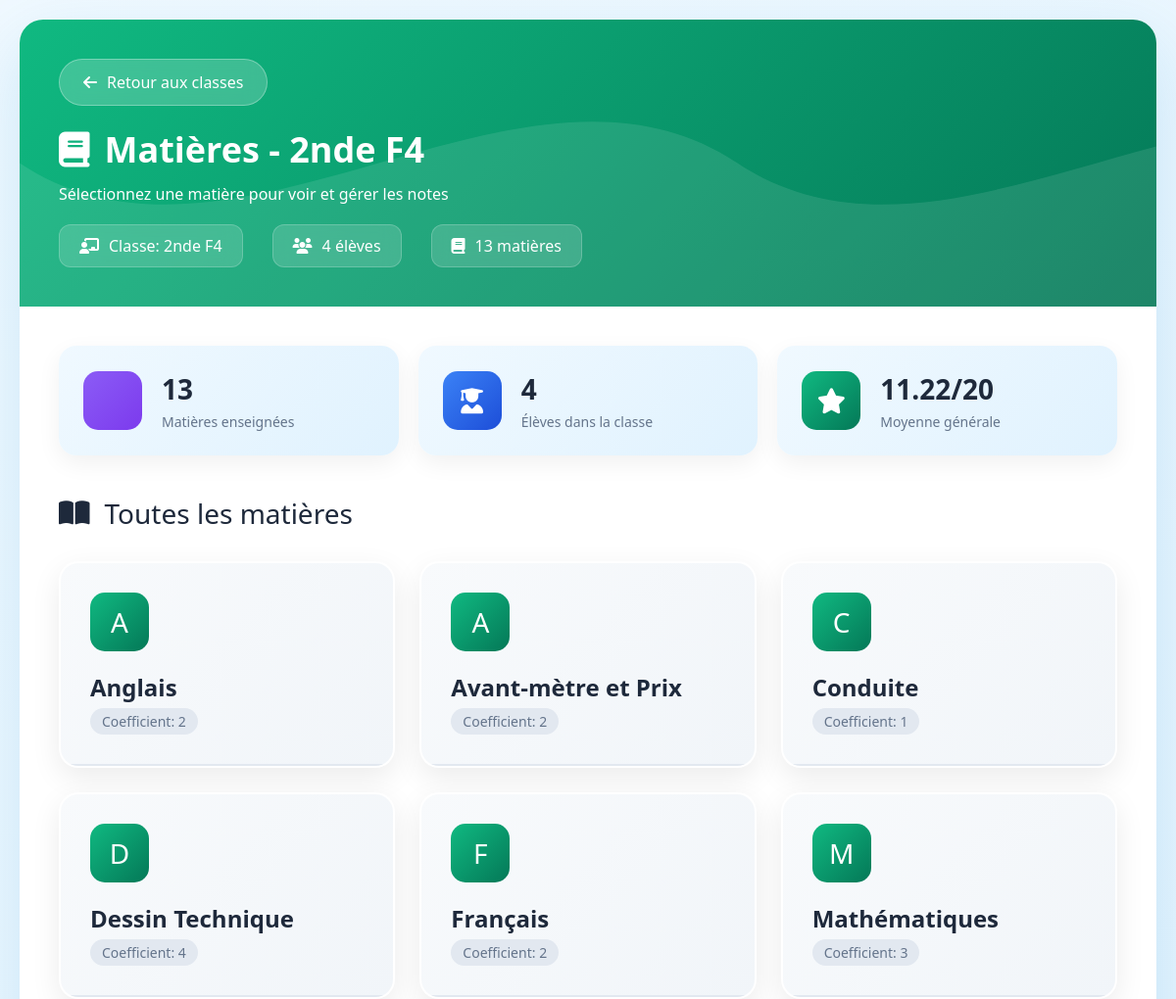
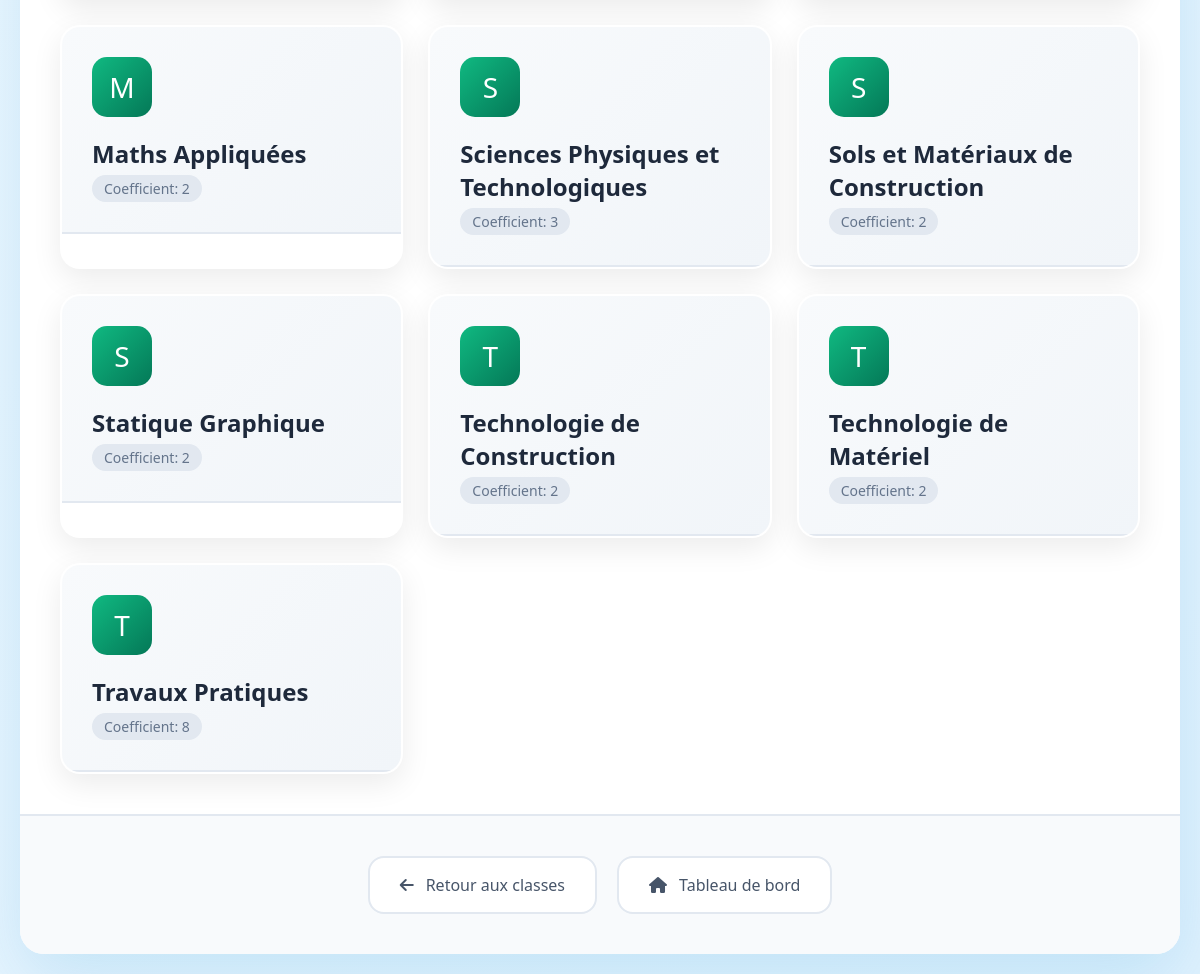
The app's page /Ecole/notes/matieres.php?classe_id=6 (signed in) with its own data (2 pictures, top to bottom).
### tables this page shows
CREATE TABLE `classes` (
  `id` int(11) NOT NULL,
  `nom_classe` varchar(20) NOT NULL
);

CREATE TABLE `classe_matiere` (
  `id` int(11) NOT NULL,
  `classe_id` int(11) NOT NULL,
  `matiere_id` int(11) NOT NULL,
  `coefficient` int(11) DEFAULT 1
);

CREATE TABLE `matieres` (
  `id` int(11) NOT NULL,
  `nom_matiere` varchar(50) DEFAULT NULL,
  `coefficient` int(11) DEFAULT 1
);

### Ecole/notes/matieres.php (the view, shortened to what this page needs)
<?php
require_once '../config/database.php';
$classe_id = (int)$_GET['classe_id'];
$stmt = $pdo->prepare("SELECT * FROM classes WHERE id = ?");
$stmt->execute([$classe_id]);
$classe = $stmt->fetch();
$stmt = $pdo->prepare("
    SELECT
        m.id,
        m.nom_matiere,
        cm.coefficient
    FROM matieres m
    INNER JOIN classe_matiere cm ON cm.matiere_id = m.id
    WHERE cm.classe_id = ?
    ORDER BY m.nom_matiere
");
$stmt->execute([$classe_id]);
$matieres = $stmt->fetchAll(PDO::FETCH_ASSOC);
$stmt = $pdo->prepare("
    SELECT
        m.id,
        COUNT(n.id) AS nb_notes,
        AVG(n.note) AS moyenne,
        COUNT(DISTINCT n.eleve_id) AS nb_eleves_notes
    FROM matieres m
    INNER JOIN classe_matiere cm ON cm.matiere_id = m.id
    LEFT JOIN notes n
        ON n.matiere_id = m.id
    LEFT JOIN eleves e
        ON e.id = n.eleve_id AND e.classe_id = ?
    WHERE cm.classe_id = ?
    GROUP BY m.id
");
$stmt->execute([$classe_id, $classe_id]);
$stats_bruts = $stmt->fetchAll(PDO::FETCH_ASSOC);
$stats_matieres = [];
foreach ($stats_bruts as $row) {
    $stats_matieres[$row['id']] = [
        'nb_notes' => (int)$row['nb_notes'],
        'moyenne' => (float)$row['moyenne'],
        'nb_eleves_notes' => (int)$row['nb_eleves_notes']
    ];
}
$stmt = $pdo->prepare("SELECT COUNT(*) FROM eleves WHERE classe_id = ?");
$stmt->execute([$classe_id]);
$nb_eleves = $stmt->fetchColumn();
?>
<!DOCTYPE html>
<html lang="fr">
<head>
    <link rel="stylesheet" href="https://cdnjs.cloudflare.com/ajax/libs/font-awesome/6.4.0/css/all.min.css">
</head>
<body>
    <div class="container">
        <div class="header">
            <div class="header-content">
                <a href="classes.php" class="back-btn">
                    <i class="fas fa-arrow-left"></i>
                    Retour aux classes
                </a>
                <h1><i class="fas fa-book"></i> Matières - <?php echo htmlspecialchars($classe['nom_classe']); ?></h1>
                <p>Sélectionnez une matière pour voir et gérer les notes</p>
                <div class="header-info">
                    <div class="info-item">
                        <i class="fas fa-chalkboard-teacher"></i>
                        <span>Classe: <?php echo htmlspecialchars($classe['nom_classe']); ?></span>
                    </div>
                    <div class="info-item">
                        <i class="fas fa-users"></i>
                        <span><?php echo $nb_eleves; ?> élèves</span>
                    </div>
                    <div class="info-item">
                        <i class="fas fa-book"></i>
                        <span><?php echo count($matieres); ?> matières</span>
                    </div>
                </div>
            </div>
        </div>
        <div class="content">
            <div class="class-stats">
                <div class="class-stat-card">
                    <div class="class-stat-icon subjects">
                    </div>
                    <div class="class-stat-content">
                        <h3><?php echo count($matieres); ?></h3>
                        <p>Matières enseignées</p>
                    </div>
                </div>
                <div class="class-stat-card">
                    <div class="class-stat-icon students">
                        <i class="fas fa-user-graduate"></i>
                    </div>
                    <div class="class-stat-content">
                        <h3><?php echo $nb_eleves; ?></h3>
                        <p>Élèves dans la classe</p>
                    </div>
                </div>
                <div class="class-stat-card">
                    <div class="class-stat-icon avg">
                        <i class="fas fa-star"></i>
                    </div>
                    <div class="class-stat-content">
                        <h3>
                            <?php
                            $total_notes = 0;
                            $somme_notes = 0;
                            foreach ($stats_matieres as $stat) {
                                $total_notes += $stat['nb_notes'];
                                $somme_notes += $stat['moyenne'] * $stat['nb_notes'];
                            }
                            echo $total_notes > 0 ? number_format($somme_notes / $total_notes, 2) : '0.00';
                            ?>/20
                        </h3>
                        <p>Moyenne générale</p>
                    </div>
                </div>
            </div>
            <div class="page-title">
                <i class="fas fa-book-open"></i>
                <span>Toutes les matières</span>
            </div>
            <?php if (empty($matieres)): ?>
            <div class="empty-state">
                <i class="fas fa-books"></i>
                <h3>Aucune matière créée</h3>
                <p>Créez des matières pour commencer à saisir des notes</p>
            </div>
            <?php else: ?>
            <div class="matieres-grid">
                <?php foreach ($matieres as $matiere):
                    ?>
                <div class="matiere-card"
                    onclick="window.location.href='notes_matiere.php?classe_id=<?= $classe_id ?>&matiere_id=<?= $matiere['id'] ?>'">
                    <div class="matiere-header">
                        <div class="matiere-icon">
                            <?php echo strtoupper(substr($matiere['nom_matiere'], 0, 1)); ?>
                        </div>
                        <h3 class="matiere-name"><?php echo htmlspecialchars($matiere['nom_matiere']); ?></h3>
                        <span class="matiere-coeff">Coefficient: <?php echo $matiere['coefficient']; ?></span>
                    </div>
                </div>
                <?php endforeach; ?>
            </div>
            <?php endif; ?>
        </div>
        <div class="nav-links">
            <a href="classes.php">
                <i class="fas fa-arrow-left"></i> Retour aux classes
            </a>
            <a href="../accueil.php">
                <i class="fas fa-home"></i> Tableau de bord
            </a>
        </div>
    </div>
</body>
</html>

### Ecole/notes/matieres.php (style rules this page uses)
* { margin: 0; padding: 0; box-sizing: border-box; font-family: 'Segoe UI', Tahoma, Geneva, Verdana, sans-serif; }
body { background: linear-gradient(135deg, #f0f9ff 0%, #e0f2fe 100%); min-height: 100vh; padding: 20px; }
.container { max-width: 1200px; margin: 0 auto; background: white; border-radius: 24px; box-shadow: 0 25px 70px rgba(2, 132, 199, 0.15); overflow: hidden; animation: fadeIn 0.6s ease-out; }
.header { background: linear-gradient(135deg, #10b981 0%, #047857 100%); color: white; padding: 40px; position: relative; overflow: hidden; }
.header::before { content: ''; position: absolute; top: 0; left: 0; right: 0; bottom: 0; background-size: cover; }
.header-content { position: relative; z-index: 2; }
.back-btn { display: inline-flex; align-items: center; gap: 10px; padding: 12px 24px; background: rgba(255, 255, 255, 0.2); color: white; text-decoration: none; border-radius: 50px; margin-bottom: 20px; backdrop-filter: blur(10px); border: 1px solid rgba(255, 255, 255, 0.3); transition: all 0.3s ease; }
.header h1 { font-size: 36px; font-weight: 700; margin-bottom: 10px; display: flex; align-items: center; gap: 15px; }
.header-info { display: flex; align-items: center; gap: 30px; margin-top: 20px; flex-wrap: wrap; }
.info-item { display: flex; align-items: center; gap: 10px; background: rgba(255, 255, 255, 0.15); padding: 10px 20px; border-radius: 12px; backdrop-filter: blur(10px); border: 1px solid rgba(255, 255, 255, 0.2); }
.content { padding: 40px; }
.page-title { font-size: 28px; color: #1e293b; margin-bottom: 30px; display: flex; align-items: center; gap: 15px; }
.matieres-grid { display: grid; grid-template-columns: repeat(auto-fill, minmax(300px, 1fr)); gap: 25px; margin-top: 20px; }
.matiere-card { background: white; border-radius: 20px; overflow: hidden; box-shadow: 0 10px 30px rgba(0, 0, 0, 0.08); transition: all 0.3s ease; cursor: pointer; border: 2px solid transparent; }
.matiere-header { padding: 30px; background: linear-gradient(135deg, #f8fafc, #f1f5f9); border-bottom: 2px solid #e2e8f0; }
.matiere-icon { width: 60px; height: 60px; background: linear-gradient(135deg, #10b981, #047857); color: white; border-radius: 15px; display: flex; align-items: center; justify-content: center; font-size: 28px; margin-bottom: 20px; }
.matiere-name { font-size: 24px; font-weight: 700; color: #1e293b; margin-bottom: 5px; }
.matiere-coeff { font-size: 14px; color: #64748b; background: #e2e8f0; padding: 4px 12px; border-radius: 20px; display: inline-block; }
.nav-links { display: flex; justify-content: center; gap: 20px; padding: 40px; background: #f8fafc; border-top: 2px solid #e2e8f0; flex-wrap: wrap; }
.nav-links a { padding: 16px 30px; background: white; color: #475569; text-decoration: none; border-radius: 16px; font-weight: 500; display: flex; align-items: center; gap: 12px; transition: all 0.3s ease; border: 2px solid #e2e8f0; }
.class-stats { display: grid; grid-template-columns: repeat(3, 1fr); gap: 20px; margin-bottom: 40px; }
.class-stat-card { background: linear-gradient(135deg, #f0f9ff, #e0f2fe); padding: 25px; border-radius: 18px; display: flex; align-items: center; gap: 20px; box-shadow: 0 8px 25px rgba(0, 0, 0, 0.06); }
.class-stat-icon { width: 60px; height: 60px; border-radius: 15px; display: flex; align-items: center; justify-content: center; font-size: 26px; color: white; }
.class-stat-icon.subjects { background: linear-gradient(135deg, #8b5cf6, #7c3aed); }
.class-stat-icon.students { background: linear-gradient(135deg, #3b82f6, #1d4ed8); }
.class-stat-icon.avg { background: linear-gradient(135deg, #10b981, #047857); }
.class-stat-content h3 { font-size: 28px; color: #1e293b; margin-bottom: 5px; }
.class-stat-content p { color: #64748b; font-size: 14px; font-weight: 500; }

### records on screen
classes: nom_classe "2nde F4"
classe_matiere: matiere.nom_matiere "A", matiere.nom_matiere "Anglais", coefficient "2"
classe_matiere: matiere.nom_matiere "A", matiere.nom_matiere "Avant-mètre et Prix", coefficient "2"
classe_matiere: matiere.nom_matiere "C", matiere.nom_matiere "Conduite", coefficient "1"
classe_matiere: matiere.nom_matiere "D", matiere.nom_matiere "Dessin Technique", coefficient "4"
classe_matiere: matiere.nom_matiere "F", matiere.nom_matiere "Français", coefficient "2"
classe_matiere: matiere.nom_matiere "M", matiere.nom_matiere "Mathématiques", coefficient "3"
classe_matiere: matiere.nom_matiere "M", matiere.nom_matiere "Maths Appliquées", coefficient "2"
classe_matiere: matiere.nom_matiere "S", matiere.nom_matiere "Sciences Physiques et Technologiques", coefficient "3"
classe_matiere: matiere.nom_matiere "S", matiere.nom_matiere "Sols et Matériaux de Construction", coefficient "2"
classe_matiere: matiere.nom_matiere "S", matiere.nom_matiere "Statique Graphique", coefficient "2"
classe_matiere: matiere.nom_matiere "T", matiere.nom_matiere "Technologie de Construction", coefficient "2"
classe_matiere: matiere.nom_matiere "T", matiere.nom_matiere "Technologie de Matériel", coefficient "2"
classe_matiere: matiere.nom_matiere "T", matiere.nom_matiere "Travaux Pratiques", coefficient "8"

### other values on screen
$nb_eleves "4"
count($matieres) "13"
$somme_notes / $total_notes "11.22"
